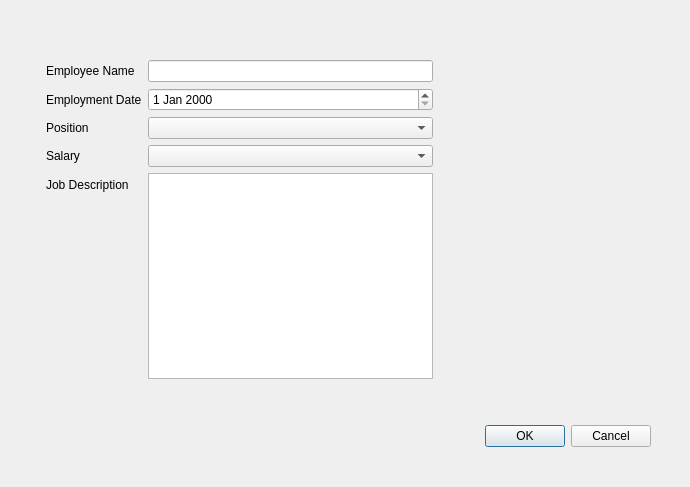
<?xml version="1.0" encoding="UTF-8"?>
<ui version="4.0">
 <class>Dialog</class>
 <widget class="QDialog" name="Dialog">
  <property name="geometry">
   <rect>
    <x>0</x>
    <y>0</y>
    <width>690</width>
    <height>487</height>
   </rect>
  </property>
  <property name="windowTitle">
   <string>Dialog</string>
  </property>
  <widget class="QDialogButtonBox" name="buttonBox">
   <property name="geometry">
    <rect>
     <x>310</x>
     <y>420</y>
     <width>341</width>
     <height>32</height>
    </rect>
   </property>
   <property name="orientation">
    <enum>Qt::Horizontal</enum>
   </property>
   <property name="standardButtons">
    <set>QDialogButtonBox::Cancel|QDialogButtonBox::Ok</set>
   </property>
  </widget>
  <widget class="QWidget" name="layoutWidget">
   <property name="geometry">
    <rect>
     <x>46</x>
     <y>60</y>
     <width>387</width>
     <height>319</height>
    </rect>
   </property>
   <layout class="QFormLayout" name="formLayout">
    <item row="0" column="0">
     <widget class="QLabel" name="label">
      <property name="text">
       <string>Employee Name</string>
      </property>
     </widget>
    </item>
    <item row="0" column="1">
     <widget class="QLineEdit" name="lineEdit"/>
    </item>
    <item row="1" column="0">
     <widget class="QLabel" name="label_2">
      <property name="text">
       <string>Employment Date</string>
      </property>
     </widget>
    </item>
    <item row="1" column="1">
     <widget class="QDateEdit" name="dateEdit"/>
    </item>
    <item row="2" column="0">
     <widget class="QLabel" name="label_3">
      <property name="text">
       <string>Position</string>
      </property>
     </widget>
    </item>
    <item row="2" column="1">
     <widget class="QComboBox" name="comboBox"/>
    </item>
    <item row="3" column="0">
     <widget class="QLabel" name="label_4">
      <property name="text">
       <string>Salary</string>
      </property>
     </widget>
    </item>
    <item row="3" column="1">
     <widget class="QComboBox" name="comboBox_2"/>
    </item>
    <item row="4" column="0">
     <widget class="QLabel" name="label_5">
      <property name="text">
       <string>Job Description</string>
      </property>
     </widget>
    </item>
    <item row="4" column="1">
     <widget class="QTextEdit" name="textEdit"/>
    </item>
   </layout>
  </widget>
 </widget>
 <resources/>
 <connections>
  <connection>
   <sender>buttonBox</sender>
   <signal>accepted()</signal>
   <receiver>Dialog</receiver>
   <slot>accept()</slot>
   <hints>
    <hint type="sourcelabel">
     <x>248</x>
     <y>254</y>
    </hint>
    <hint type="destinationlabel">
     <x>157</x>
     <y>274</y>
    </hint>
   </hints>
  </connection>
  <connection>
   <sender>buttonBox</sender>
   <signal>rejected()</signal>
   <receiver>Dialog</receiver>
   <slot>reject()</slot>
   <hints>
    <hint type="sourcelabel">
     <x>316</x>
     <y>260</y>
    </hint>
    <hint type="destinationlabel">
     <x>286</x>
     <y>274</y>
    </hint>
   </hints>
  </connection>
 </connections>
</ui>
